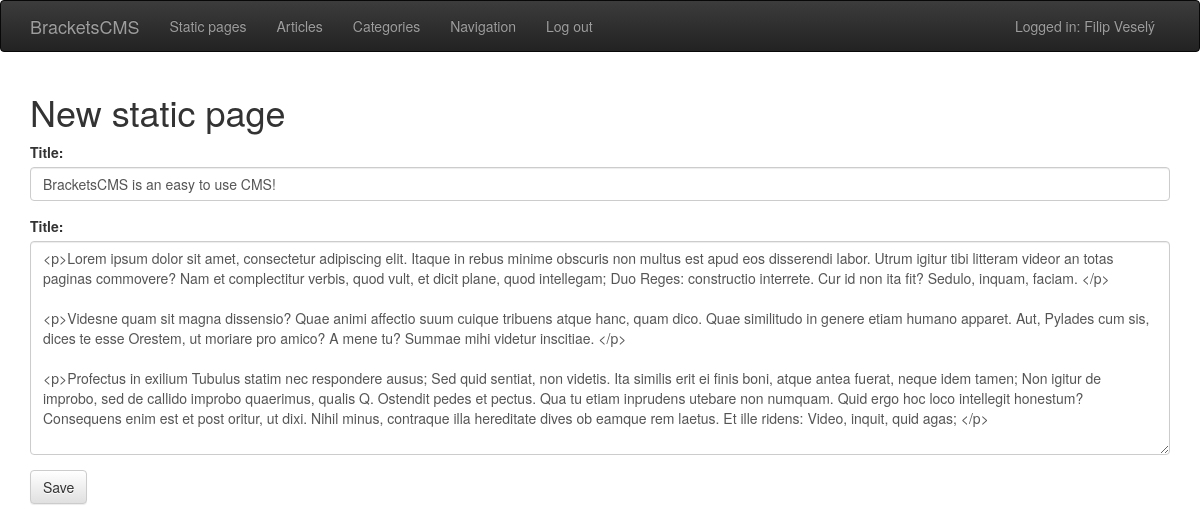
Screenshot of /cms-admin/static-page/edit/bracketscms-is-an-easy-to-use-cms/ (signed in) with the database file from the repository.
### cms/models.py (models this page shows, shortened)
class StaticPage(models.Model):
    title = models.CharField(max_length=250)
    keywords = models.CharField(max_length=250)
    url = models.CharField(max_length=500, unique=True)
    publish_date = models.DateTimeField()
    contents = models.TextField(default="")
    author = models.ForeignKey(User, on_delete=models.CASCADE)

### cms_admin/views.py (the view)
# urls.py: url(r'^static-page/edit/(?P<url>[\w-]+)/$', views.static_page_edit, name="static_page_edit"),
@login_required
def static_page_edit(request, url):
    post = get_object_or_404(StaticPage, url=url)
    if request.method == "POST":
        form = StaticPageForm(request.POST, instance=post)
        if form.is_valid():
            post = form.save(commit=False)
            post.generate_url()
            post.author = request.user
            post.save()
            messages.add_message(request, messages.INFO, "The page has been edited successfully!")
        else:
            messages.add_message(request, messages.ERROR, "The form did not validate!")
    else:
        form = StaticPageForm(instance=post)
        return render(request, "admin/create-static-page.html", {
            'form': form,
            'title': "Edit a static page."
        })
    return redirect("static_page_overview")

### cms_admin/forms.py
class StaticPageForm(forms.ModelForm):
    class Meta:
        model = StaticPage
        fields = ('title', 'contents')

### cms/context_preprocessors.py (called while the page is built)
def config_meta(request):
    result_dictionary = {}
    with open(os.path.join(BASE_DIR, 'cms/config/config.json')) as json_data:
        data = json.load(json_data)
        result_dictionary['site_title'] = data["site_config"]["title"]
        result_dictionary['site_description'] = data["site_config"]["description"]
        result_dictionary['site_keywords'] = data["site_config"]["keywords"]
    return result_dictionary

def navigation(request):
    return {"navigation_items": MenuItem.get_all_top_level()}

### cms/models.py (called while the page is built)
    @staticmethod
    def get_all_top_level():
        return MenuItem.objects.all().filter(parent=0)

### cms/templatetags/filters.py (called while the page is built)
@register.filter(name='addclass')
def add_class(value, arg):
    return value.as_widget(attrs={'class': arg})

### cms_admin/context_preprocessors.py (called while the page is built)
def full_user_name(request):
    result_dictionary = {}
    if request.user.is_authenticated():
        result_dictionary["user_full_name"] = request.user.first_name + " " + request.user.last_name
        result_dictionary["logged_in"] = True
    else:
        result_dictionary["logged_in"] = False
    return result_dictionary

### templates/admin/create-static-page.html (shortened to what this page needs)
{% extends "admin/admin-base.html" %}
{% load filters %}
{% block content %}
    <h1>New static page</h1>
    <form method="post" role="form">
        <div class="form-group">
            <label for="title">Title: </label>
            {{ form.title|addclass:'form-control' }}
        </div>
        <div class="form-group">
            <label for="contents">Title: </label>
            {{ form.contents|addclass:'form-control' }}
        </div>
        <input type="submit" name="submit" value="Save" class="btn btn-default" />
    </form>
{% endblock %}

### rows the page displays
StaticPage: title "BracketsCMS is an easy to use CMS!", contents "<p>Lorem ipsum dolor sit amet, consectetur adipiscing elit. Itaque in rebus minime obscuris non multus est apud eos disserendi labor. Utrum igitur tibi litteram videor an totas paginas commovere? Nam et complectitur verbis, quod vult, et dicit plane, quod intellegam; Duo Reges: constructio interrete. Cur id non ita fit? Sedulo, inquam, faciam. </p> <p>Videsne quam sit magna dissensio? Quae animi affectio suum cuique tribuens atque hanc, quam dico. Quae similitudo in genere etiam humano apparet. Aut, Pylades cum sis, dices te esse Orestem, ut moriare pro amico? A mene tu? Summae mihi videtur inscitiae. </p> <p>Profectus in exilium Tubulus statim nec respondere ausus; Sed quid sentiat, non…"

### other values shown
{{ user_full_name }} "Filip Veselý"
